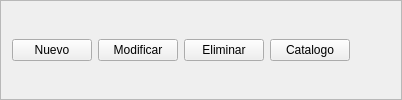
         <widget class="QFrame" name="frame_16">
          <property name="sizePolicy">
           <sizepolicy hsizetype="Preferred" vsizetype="Preferred">
            <horstretch>0</horstretch>
            <verstretch>4</verstretch>
           </sizepolicy>
          </property>
          <property name="frameShape">
           <enum>QFrame::Shape::StyledPanel</enum>
          </property>
          <property name="frameShadow">
           <enum>QFrame::Shadow::Raised</enum>
          </property>
          <layout class="QHBoxLayout" name="horizontalLayout_9">
           <item>
            <widget class="QPushButton" name="btnProNuevo">
             <property name="text">
              <string>Nuevo</string>
             </property>
            </widget>
           </item>
           <item>
            <widget class="QPushButton" name="btnProModificar">
             <property name="text">
              <string>Modificar</string>
             </property>
            </widget>
           </item>
           <item>
            <widget class="QPushButton" name="btnProEliminar">
             <property name="text">
              <string>Eliminar</string>
             </property>
            </widget>
           </item>
           <item>
            <widget class="QPushButton" name="btnProCatalogo">
             <property name="text">
              <string>Catalogo</string>
             </property>
            </widget>
           </item>
           <item>
            <spacer name="horizontalSpacer_8">
             <property name="orientation">
              <enum>Qt::Orientation::Horizontal</enum>
             </property>
             <property name="sizeHint" stdset="0">
              <size>
               <width>40</width>
               <height>20</height>
              </size>
             </property>
            </spacer>
           </item>
          </layout>
         </widget>
